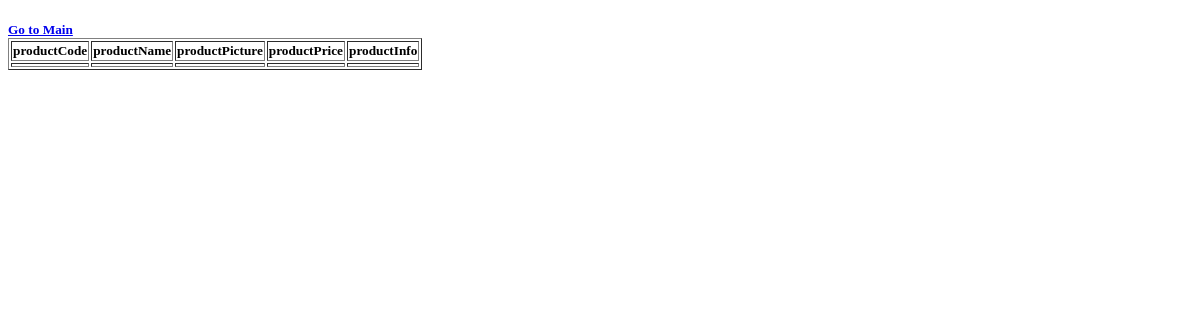
Before: /product_detail/4 with the older database file.
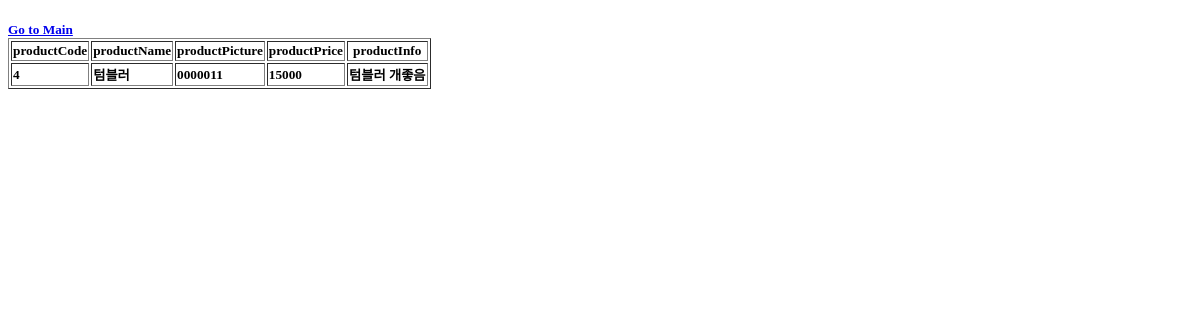
After: the same page with the newer database file.
### hello.py (models this page shows, shortened)
class PRODUCT(db.Model):
    productCode = db.Column(db.Integer, primary_key = True, unique = True, autoincrement = True)
    productName = db.Column(db.String(200))
    productPicture = db.Column(db.String(200))
    productPrice = db.Column(db.Integer)
    productInfo = db.Column(db.Text)
    productState = db.Column(db.String)

### hello.py (the view)
@app.route('/product_detail/<productCode>', methods = ['GET', 'POST'])
def product_detail(productCode):
    update_product = PRODUCT.query.filter_by(productCode = productCode).first()
    return render_template('product_detail.html', product = update_product)

### templates/product_detail.html (shortened to what this page needs)
<!DOCTYPE html>
<html lang="en">
<head>
</head>
<body>
    <h5>
        <a href="{{ url_for('index') }}">Go to Main</a>
        <table border="1">
            <thead>
                <tr>
                    <th>productCode</th>
                    <th>productName</th>
                    <th>productPicture</th>
                    <th>productPrice</th>
                    <th>productInfo</th>
                </tr>
            </thead>
            <tbody>
                <tr>
                    <td>{{ product.productCode }}</td>
                    <td>{{ product.productName }}</td>
                    <td>{{ product.productPicture }}</td>
                    <td>{{ product.productPrice }}</td>
                    <td>{{ product.productInfo }}</td>
                </tr>
            </tbody>
        </table>
    </h5>
</body>
</html>

Changed rows visible on the page:
added PRODUCT: productCode "4", productName "텀블러", productPicture "0000011", productPrice "15000", productInfo "텀블러 개좋음"
